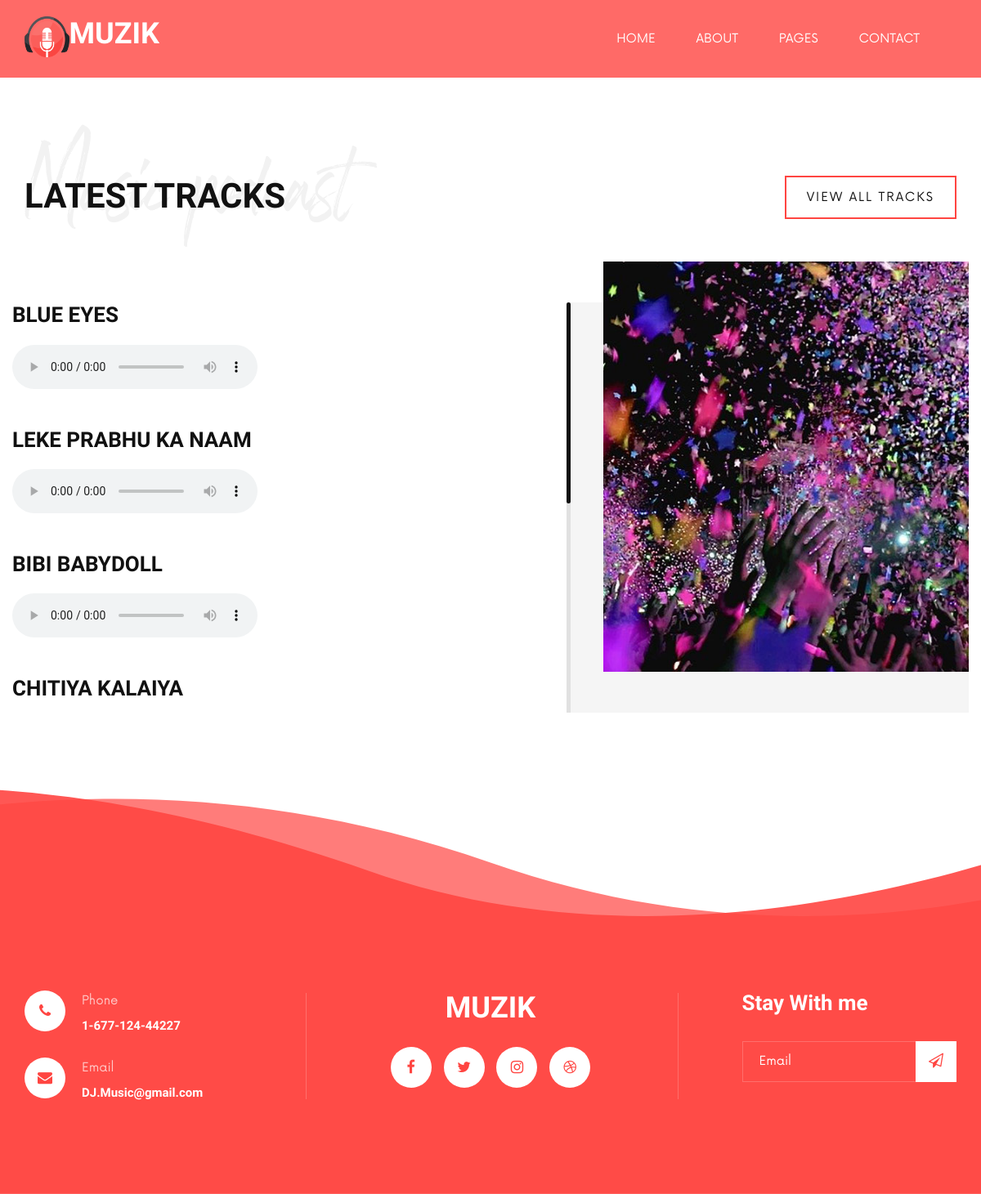
Screenshot of /audio.php with the database file from the repository.
### tables this page shows
CREATE TABLE `music` (
  `m_id` int(11) NOT NULL,
  `m_name` varchar(255) NOT NULL,
  `m_artist` varchar(255) NOT NULL,
  `m_year` varchar(255) NOT NULL,
  `m_album` varchar(255) NOT NULL,
  `m_genre` varchar(255) NOT NULL,
  `m_language` varchar(255) NOT NULL,
  `m_img` varchar(255) NOT NULL,
  `m_file` text NOT NULL
);

### audio.php (the view, shortened to what this page needs)
<?php
include('includes/header.php');
include('admin-sound/config.php');
?>
    <header class="header header--normal">
        <div class="container">
            <div class="row">
                <div class="col-lg-2 col-md-2">
                    <div class="header__logo" style="display: flex; justify-content: space-between;">
                        <a href="./index.php"><img src="img/logo.png" alt="" height="50px"></a>
                        <h2 style="font-weight: bold; color: white;">MUZIK</h2>
                    </div>
                </div>
                <div class="col-lg-10 col-md-10">
                    <div class="header__nav">
                        <nav class="header__menu mobile-menu">
                            <ul>
                                <li><a href="./index.php">Home</a></li>
                                <li><a href="./about.php">About</a></li>
                                <li><a href="#">Pages</a>
                            </li>
                                <li><a href="./contact.php">Contact</a></li>
                            </ul>
                        </nav>
                    </div>
                </div>
            </div>
        </div>
    </header>
        <section class="track spad">
        <div class="container">
            <div class="row">
                <div class="col-lg-7">
                    <div class="section-title">
                        <h2>Latest tracks</h2>
                        <h1>Music podcast</h1>
                    </div>
                </div>
                <div class="col-lg-5">
                    <div class="track__all">
                        <a href="#" class="primary-btn border-btn">View all tracks</a>
                    </div>
                </div>
            </div>
            <div class="row">
                <div class="col-lg-7 p-0">
                    <div class="track__content nice-scroll">
                        <?php
                        $fetch_music = "SELECT * FROM music";
                        $fetch_music_result = mysqli_query($connection, $fetch_music);
                        if(mysqli_num_rows($fetch_music_result) > 0){
                        while($row = mysqli_fetch_assoc($fetch_music_result)){
                        ?>
                        <div class="single_player_container">
                            <h4><?php echo $row['m_name']?></h4>
                            <audio controls>
                            <source src="<?php echo 'admin-sound/audio-song/' . $row["m_file"] ?>">
                            </audio>
                        </div>
                        <?php
                                }
                            }
                        ?>
                    </div>
                </div>
                <div class="col-lg-5 p-0">
                    <div class="track__pic">
                        <img src="img/track-right.jpg" alt="">
                    </div>
                </div>
            </div>
        </div>
    </section>
<?php
include('includes/footer.php')
?>

### includes/header.php (shortened to what this page needs)
<!DOCTYPE html>
<html lang="zxx">
<head>
    <link href="https://cdn.jsdelivr.net/npm/bootstrap@5.3.2/dist/css/bootstrap.min.css" rel="stylesheet">
    <link rel="stylesheet" href="css/bootstrap.min.css" type="text/css">
    <link rel="stylesheet" href="css/font-awesome.min.css" type="text/css">
    <link rel="stylesheet" href="css/barfiller.css" type="text/css">
    <link rel="stylesheet" href="css/nowfont.css" type="text/css">
    <link rel="stylesheet" href="css/rockville.css" type="text/css">
    <link rel="stylesheet" href="css/magnific-popup.css" type="text/css">
    <link rel="stylesheet" href="css/owl.carousel.min.css" type="text/css">
    <link rel="stylesheet" href="css/slicknav.min.css" type="text/css">
    <link rel="stylesheet" href="css/style.css" type="text/css">
</head>
<body>

### includes/footer.php (shortened to what this page needs)
   <footer class="footer footer--normal spad set-bg" data-setbg="img/footer-bg.png">
        <div class="container">
            <div class="row">
                <div class="col-lg-3 col-md-6">
                    <div class="footer__address">
                        <ul>
                            <li>
                                <i class="fa fa-phone"></i>
                                <p>Phone</p>
                                <h6>1-677-124-44227</h6>
                            </li>
                            <li>
                                <i class="fa fa-envelope"></i>
                                <p>Email</p>
                                <h6>DJ.Music@gmail.com</h6>
                            </li>
                        </ul>
                    </div>
                </div>
                <div class="col-lg-4 offset-lg-1 col-md-6">
                    <div class="footer__social">
                        <h2>MUZIK</h2>
                        <div class="footer__social__links">
                            <a href="#"><i class="fa fa-facebook"></i></a>
                            <a href="#"><i class="fa fa-twitter"></i></a>
                            <a href="#"><i class="fa fa-instagram"></i></a>
                            <a href="#"><i class="fa fa-dribbble"></i></a>
                        </div>
                    </div>
                </div>
                <div class="col-lg-3 offset-lg-1 col-md-6">
                    <div class="footer__newslatter">
                        <h4>Stay With me</h4>
                        <form action="#">
                            <input type="text" placeholder="Email">
                            <button type="submit"><i class="fa fa-send-o"></i></button>
                        </form>
                    </div>
                </div>
            </div>
        </div>
    </footer>
</body>
</html>

### rows the page displays
music: m_name "BLUE EYES"
music: m_name "LEKE PRABHU KA NAAM"
music: m_name "BIBI BABYDOLL"
music: m_name "CHITIYA KALAIYA"
